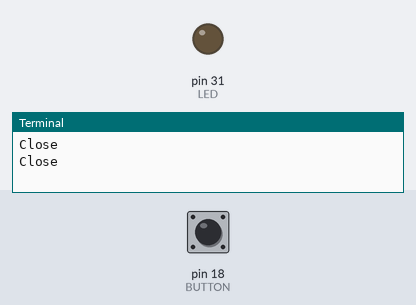
Simulated run of this program. Board: Raspberry Pi (header pin numbers). Parts: output pins drawn as LEDs (lit = HIGH), the last lines printed to the terminal. Dashed ring = blinking. The test bench sets the inputs (shaded band); at power-on: pin 18 (BUTTON) HIGH.

Above: at 0.6 s.
At 1.2 s:
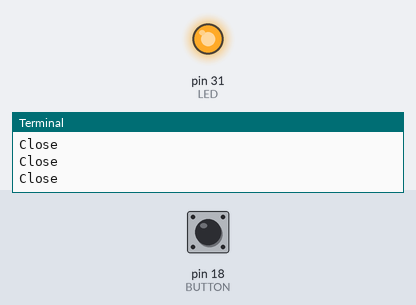
1.3 s: pin 18 (BUTTON) pulled LOW for 3.2 s
At 4.9 s:
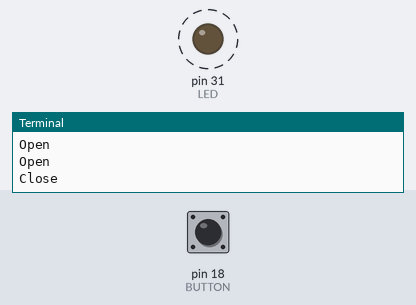
Timing chart, 0 to 12.0 s (numbered marks = the images above; inputs shaded):
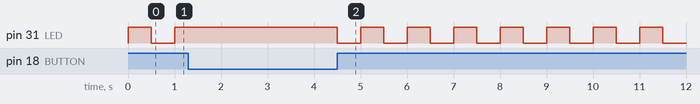

The program:

test.py
```python
#!/usr/bin/env python3
#-- coding: utf-8 --

import RPi.GPIO as GPIO #Importe la bibliothèque pour contrôler les GPIOs
import time

GPIO.setmode(GPIO.BOARD) #Définit le mode de numérotation (Board)
GPIO.setwarnings(False) #On désactive les messages d'alerte

BUTTON = 18 #Définit le numéro du port GPIO qui alimente la led
LED = 31

GPIO.setup(BUTTON, GPIO.IN) #Active le contrôle du GPIO
GPIO.setup(LED, GPIO.OUT)

try:
    while True:
        if GPIO.input(BUTTON)==0:
            print ("Open")
            time.sleep(0.5)
        else:
            print ("Close")
            ledState=GPIO.input(LED)
            ledState= not ledState
            GPIO.output(LED, ledState)
            time.sleep(0.5)


finally:
    GPIO.cleanup()
    print ("bye")
```
